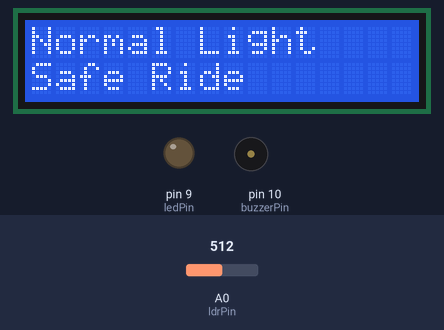
The sketch below on a simulated Arduino Uno, built with avr-gcc and run on an emulated ATmega328P. Shown: 16×2 character LCD, output pins drawn as LEDs (lit = HIGH), buzzer (waves = sounding, pin HIGH). Inputs (shaded band) come from the test bench; at power-on: A0 (ldrPin) = 512.

Above: at 3.2 s.
3.3 s: A0 (ldrPin) set to 589
4.8 s: A0 (ldrPin) set to 619
At 5.6 s:
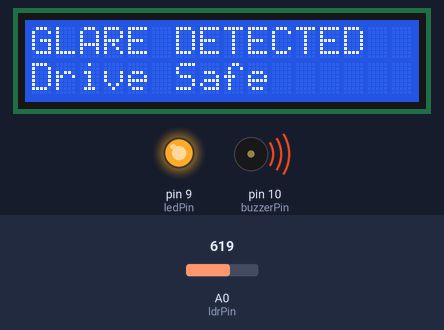
6.3 s: A0 (ldrPin) set to 590
At 6.6 s:
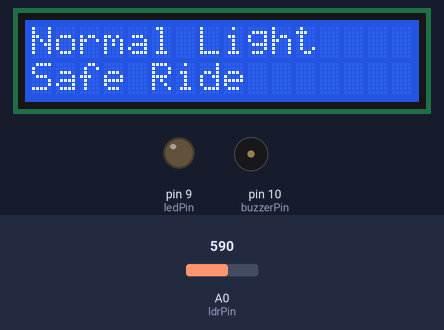
7.8 s: A0 (ldrPin) set to 610
At 8.8 s:
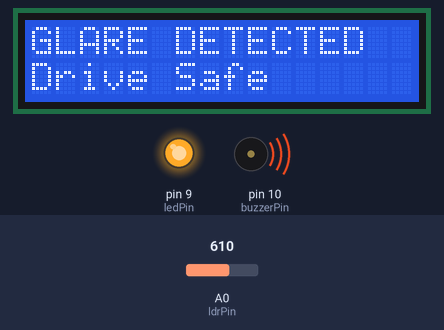
Timing chart, 0 to 10.3 s (numbered marks = the images above; inputs shaded):
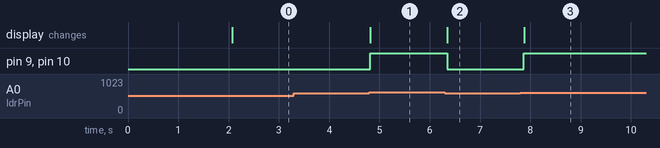

Measured:
- the behaviour switches between 600 and 601 on A0 (ldrPin) (found by bisection; images 0 and 1)
- after the input at 3.3 s, every drawn part: stays the same
- after the input at 4.8 s, pin 9 (ledPin), pin 10 (buzzerPin): LOW → HIGH at once; the display: changes at once (image 1)
- after the input at 6.3 s, pin 9 (ledPin), pin 10 (buzzerPin): HIGH → LOW after 0.05 s; the display: changes after 0.05 s (image 2)
- after the input at 7.8 s, pin 9 (ledPin), pin 10 (buzzerPin): LOW → HIGH after 0.07 s; the display: changes after 0.08 s (image 3)

The sketch:

SmartGlareDetection.ino
```cpp
#include <LiquidCrystal.h>

// LCD pins: RS, E, D4, D5, D6, D7
LiquidCrystal lcd(7, 6, 5, 4, 3, 2);

int ldrPin = A0;
int ledPin = 9;
int buzzerPin = 10;

int threshold = 600; // adjust based on your testing

void setup() {
  lcd.begin(16, 2);

  pinMode(ledPin, OUTPUT);
  pinMode(buzzerPin, OUTPUT);

  lcd.setCursor(0, 0);
  lcd.print("System Ready");
  delay(2000);
  lcd.clear();
}

void loop() {
  int lightValue = analogRead(ldrPin);

  lcd.clear();

  if (lightValue > threshold) {
    // HIGH BEAM DETECTED
    digitalWrite(ledPin, HIGH);
    digitalWrite(buzzerPin, HIGH);

    lcd.setCursor(0, 0);
    lcd.print("GLARE DETECTED");
    lcd.setCursor(0, 1);
    lcd.print("Drive Safe");
  }
  else {
    // NORMAL CONDITION
    digitalWrite(ledPin, LOW);
    digitalWrite(buzzerPin, LOW);

    lcd.setCursor(0, 0);
    lcd.print("Normal Light");
    lcd.setCursor(0, 1);
    lcd.print("Safe Ride");
  }

  delay(300);
}
```
